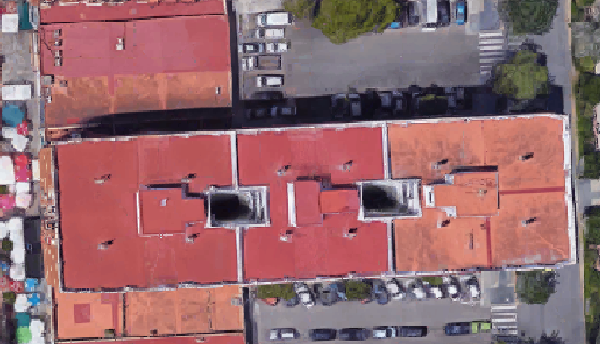
#> input picture Detection_scripts/Detection/img/im4 - Copie.tif, 600 x 344 px
$ python -i maisonmar1.py   (imports and definitions only)   (older library calls are emulated)
#> lines starting #> are read from the running program, lines starting #| are printed output that depends on the picture; after the words box and inside, x2 and y2 are one past the last pixel; in counts of white or black regions, pixels touching at a corner belong together
import cv2
import numpy as np
import time

def get_iou(a, b, epsilon=1e-5):
    """ Given two boxes `a` and `b` defined as a list of four numbers:
            [x1,y1,x2,y2]
        where:
            x1,y1 represent the upper left corner
            x2,y2 represent the lower right corner
        It returns the Intersect of Union score for these two boxes.

    Args:
        a:          (list of 4 numbers) [x1,y1,x2,y2]
        b:          (list of 4 numbers) [x1,y1,x2,y2]
        epsilon:    (float) Small value to prevent division by zero

    Returns:
        (float) The Intersect of Union score.
    """
    # COORDINATES OF THE INTERSECTION BOX
    x1 = max(a[0], b[0])
    y1 = max(a[1], b[1])
    x2 = min(a[2], b[2])
    y2 = min(a[3], b[3])

    # AREA OF OVERLAP - Area where the boxes intersect
    width = (x2 - x1)
    height = (y2 - y1)
    # handle case where there is NO overlap
    if (width<0) or (height <0):
        return 0.0
    area_overlap = width * height

    # COMBINED AREA
    area_a = (a[2] - a[0]) * (a[3] - a[1])
    area_b = (b[2] - b[0]) * (b[3] - b[1])
    area_combined = area_a + area_b - area_overlap

    # RATIO OF AREA OF OVERLAP OVER COMBINED AREA
    iou = area_overlap / (area_combined+epsilon)
    return iou
def chocolathouses(img):

#> called with img = 'img/im4 - Copie.tif'
    print("Press the 'b' key to close")
    time.sleep(2)

    frame = cv2.imread(img)
#> frame is the input picture: shape (344, 600, 3); mean B, G, R 109.2, 104.7, 148
    #rUnse2xzQFOfHqaxBv9P0Wgh0m4.jpg
    #Sans titre.png

    # Converts BGR to HSV color codes
    #It uses BGR not RGB, weird isn't it?
    hsv = cv2.cvtColor(frame, cv2.COLOR_BGR2HSV)
#> hsv: shape (344, 600, 3); mean H, S, V 109.7, 82.7, 152.2

    #range of red done
    if img == "Image7.jpg":
        lower_red = np.array([2,75,131],np.uint8)
        upper_red = np.array([12,253,253],np.uint8)
    else:
        lower_red = np.array([2,104,162],np.uint8)
        upper_red = np.array([5,148,225],np.uint8)

    # defining colors and stuff
    red=cv2.inRange(hsv,lower_red,upper_red)
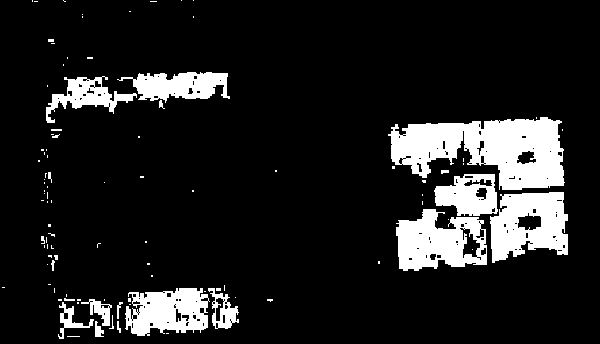
#> red: shape (344, 600); 12.6% white; 100 white regions (79 under 20 px), largest, box (x1, y1, x2, y2) and area: (388, 117, 565, 190) 8120, (490, 192, 568, 263) 3893, (396, 209, 487, 271) 3740

    #boring stuff for the computer to deal with
    this = np.ones((5 ,5), "uint8")

    red=cv2.dilate(red, this)
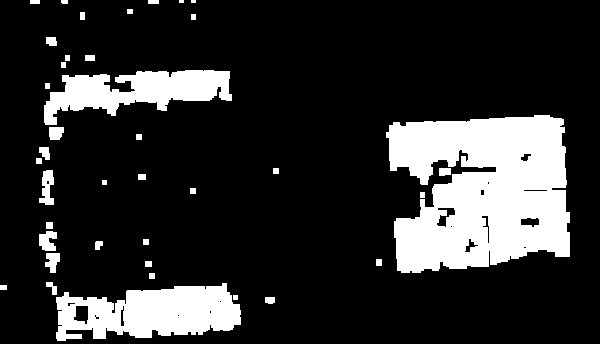
#> red: shape (344, 600); 18.1% white; 39 white regions (2 under 20 px)
    bdb=cv2.bitwise_and(frame, frame, mask = red)
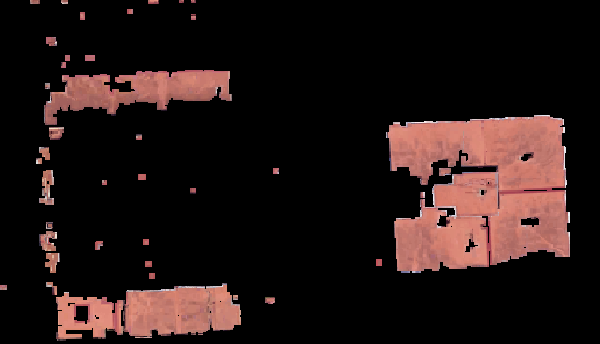
#> bdb: shape (344, 600, 3); mean B, G, R 20.5, 22.1, 35.4


    listt = []
    somme = 0
    #Tracks Red
    (_,contours,hierarchy)=cv2.findContours(red,cv2.RETR_TREE,cv2.CHAIN_APPROX_SIMPLE)
#> contours = 58 contours, 15 with area under 20; largest, box (x1, y1, x2, y2) and area: (386, 115, 570, 273) 22232, (56, 283, 241, 341) 7238, (44, 70, 232, 125) 5148, (39, 170, 54, 205) 294, (39, 231, 57, 251) 228
    for pic, contour in enumerate(contours):
        area = cv2.contourArea(contour)
        if(area>300):
            x,y,w,h = cv2.boundingRect(contour)
            rec1 = [x, y, x+w, y+h]
            listt.append(rec1)
            frame = cv2.rectangle(frame,(x,y),(x+w,y+h),(0,0,255),2)
#> this loop made 58 passes
#> (area, x, y, w, h, rec1) on passes 4, 34, 46: (7238, 56, 283, 185, 58, [56, 283, 241, 341]), (22232, 386, 115, 184, 158, [386, 115, 570, 273]), (5148.5, 44, 70, 188, 55, [44, 70, 232, 125])
#> (contour, area) on passes 3, 14, 15, 16, 19, 21: ([[0, 285], [0, 289], [6, 289], [6, 285]], 24), ([[149, 273], [149, 278], [154, 278], [154, 273]], 25), ([[145, 261], [145, 266], [151, 266], [151, 261]], 30), ([[376, 259], [376, 265], [381, 265], [381, 259]], 30), ([[143, 239], [143, 244], [148, 244], [148, 239]], 25), ([[46, 222], [46, 228], [52, 228], [52, 222]], 36)
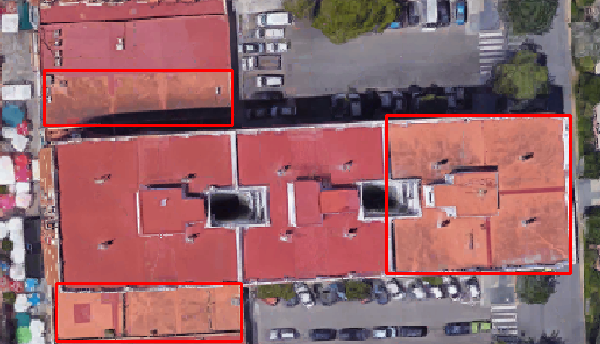
#> frame: shape (344, 600, 3); 2.4% of pixels changed, all inside (x1, y1, x2, y2) = (43, 69, 572, 343)
#> after the loop, listt = [[56, 283, 241, 341], [386, 115, 570, 273], [44, 70, 232, 125]]
    for pic, contour in enumerate(contours):
        area1 = cv2.contourArea(contour)
        if(area>100):
            x,y,w,h = cv2.boundingRect(contour)
            rec2 = [x, y, x+w, y+h]
            if (len(listt) > 0):
                for i in range(0, len(listt)):
                    a = get_iou(listt[i], rec2, 1e-5)
                    somme += a
                if somme == 0:
                    frame = cv2.rectangle(frame,(rec2[0], rec2[1]),(rec2[2],rec2[3]),(0,0,255),2)


            #cv2.putText(frame,"",(x,y),cv2.FONT_HERSHEY_TRIPLEX, 2, (0,0,255))
                rec1 = rec2
#> this loop made 58 passes
#> area1 on passes 1, 4, 9, 10, 13, 17, 18, 20, 26, 28, 31, 33: 50, 7238, 63.5, 219, 57, 175.5, 44, 228.5, 294, 71.5, 85.5, 148
#> after the loop, somme = 0


    cv2.imshow("Color Blind Assistant",frame)
    #cv2.imshow("Color Blind Assistant",red)


    #end it by pressing b
    if cv2.waitKey(10) & 0xFF == ord('b'):
#> (key Esc is pressed here)
        cv2.destroyAllWindows()

>>> result = chocolathouses('img/im4 - Copie.tif')

$ run again, on Detection_scripts/Detection/img/im4.tif
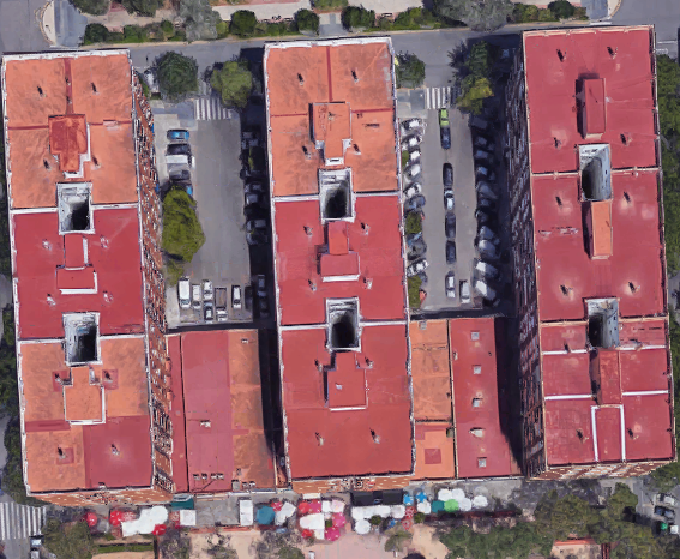
#> input picture Detection_scripts/Detection/img/im4.tif, 680 x 559 px
#> in chocolathouses, frame is the input picture: shape (559, 680, 3); mean B, G, R 105.5, 100.2, 143.9
#> hsv: shape (559, 680, 3); mean H, S, V 111.1, 84, 147.5
#> in chocolathouses, `red=cv2.inRange(hsv,lower_red,upper_red)`:
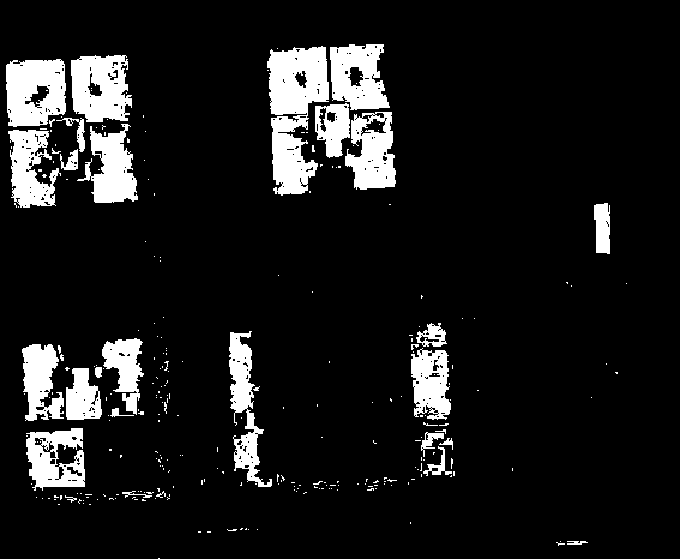
#> red: shape (559, 680); 10.5% white; 276 white regions (241 under 20 px), largest, box (x1, y1, x2, y2) and area: (267, 46, 329, 196) 5803, (6, 59, 66, 127) 3316, (71, 55, 132, 122) 3165
#> contours = 115 contours, 41 with area under 20; largest, box (x1, y1, x2, y2) and area: (4, 53, 140, 210) 17198, (265, 42, 398, 198) 16270, (407, 321, 457, 479) 5452, (20, 342, 104, 423) 4740, (227, 329, 274, 489) 3883
#> the loop in chocolathouses, `for pic, contour in enumerate(contours):` made 115 passes
#> (area, x, y, w, h, rec1) on passes 12, 14, 35, 47, 56, 59, 61, 64: (415, 46, 491, 48, 16, [46, 491, 94, 507]), (643, 101, 486, 71, 17, [101, 486, 172, 503]), (3529, 24, 426, 63, 67, [24, 426, 87, 493]), (309, 154, 378, 18, 39, [154, 378, 172, 417]), (4740, 20, 342, 84, 81, [20, 342, 104, 423]), (2734.5, 92, 336, 54, 87, [92, 336, 146, 423]), (3883, 227, 329, 47, 160, [227, 329, 274, 489]), (5452, 407, 321, 50, 158, [407, 321, 457, 479])
#> after the loop in chocolathouses, `for pic, contour in enumerate(contours):`:
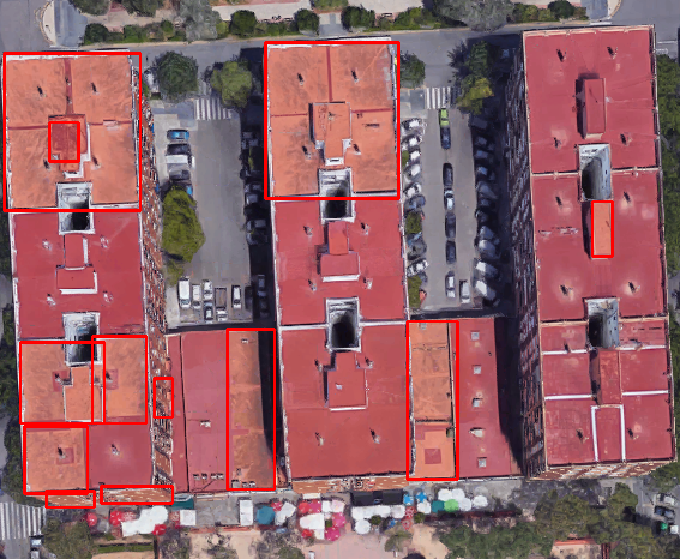
#> frame: shape (559, 680, 3); 2.78% of pixels changed, all inside (x1, y1, x2, y2) = (3, 41, 614, 509)
#> after the loop in chocolathouses, `for pic, contour in enumerate(contours):`: listt = [[46, 491, 94, 507], [101, 486, 172, 503], [24, 426, 87, 493], [154, 378, 172, 417], [20, 342, 104, 423], [92, 336, 146, 423], [227, 329, 274, 489], [407, 321, 457, 479], [592, 201, 612, 256], [4, 53, 140, 210], [49, 122, 78, 161], [265, 42, 398, 198]]
#> the loop in chocolathouses, `for pic, contour in enumerate(contours):` made 115 passes
#> area1 on passes 2, 6, 12, 14, 17, 18, 19, 21: 224.5, 121, 415, 643, 138.5, 32.5, 263, 52
#> after the loop in chocolathouses, `for pic, contour in enumerate(contours):`: somme = 0

$ run again, on Detection_scripts/Detection/img/im5.tif
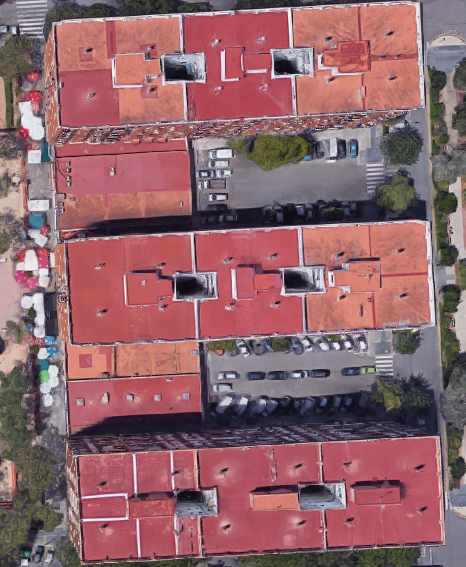
#> input picture Detection_scripts/Detection/img/im5.tif, 466 x 567 px
#> in chocolathouses, frame is the input picture: shape (567, 466, 3); mean B, G, R 105.4, 100.2, 143.9
#> hsv: shape (567, 466, 3); mean H, S, V 111.1, 84, 147.5
#> in chocolathouses, `red=cv2.inRange(hsv,lower_red,upper_red)`:
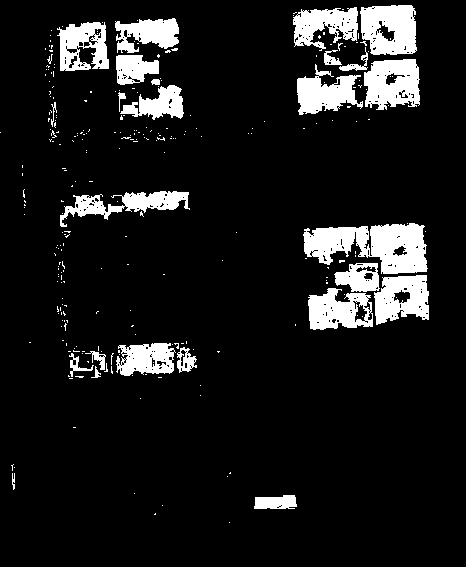
#> red: shape (567, 466); 10.4% white; 276 white regions (250 under 20 px), largest, box (x1, y1, x2, y2) and area: (303, 223, 428, 274) 4042, (360, 5, 417, 55) 2296, (364, 59, 420, 110) 2201
#> contours = 97 contours, 41 with area under 20; largest, box (x1, y1, x2, y2) and area: (291, 3, 422, 117) 12238, (301, 221, 431, 332) 11672, (113, 16, 186, 122) 5633, (66, 339, 199, 381) 3956, (58, 189, 192, 240) 2966
#> the loop in chocolathouses, `for pic, contour in enumerate(contours):` made 97 passes
#> (area, x, y, w, h, rec1) on passes 4, 14, 35, 45, 78, 79, 81, 84: (702.5, 252, 493, 47, 18, [252, 493, 299, 511]), (3955.5, 66, 339, 133, 42, [66, 339, 199, 381]), (11671.5, 301, 221, 130, 111, [301, 221, 431, 332]), (2966.5, 58, 189, 134, 51, [58, 189, 192, 240]), (904, 43, 28, 18, 116, [43, 28, 61, 144]), (2508, 55, 20, 56, 53, [55, 20, 111, 73]), (5633, 113, 16, 73, 106, [113, 16, 186, 122]), (12238, 291, 3, 131, 114, [291, 3, 422, 117])
#> after the loop in chocolathouses, `for pic, contour in enumerate(contours):`:
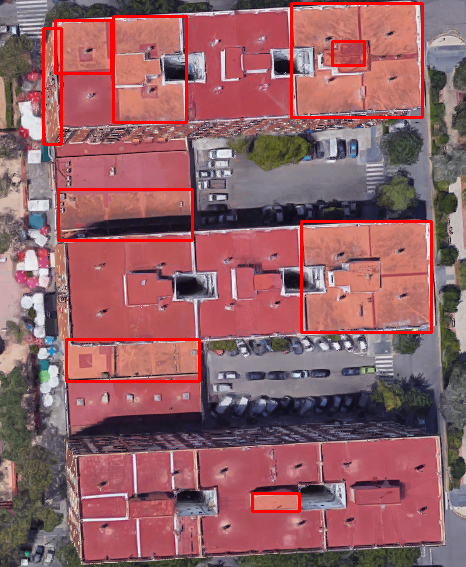
#> frame: shape (567, 466, 3); 3.11% of pixels changed, all inside (x1, y1, x2, y2) = (42, 2, 433, 513)
#> after the loop in chocolathouses, `for pic, contour in enumerate(contours):`: listt = [[252, 493, 299, 511], [66, 339, 199, 381], [301, 221, 431, 332], [58, 189, 192, 240], [43, 28, 61, 144], [55, 20, 111, 73], [113, 16, 186, 122], [291, 3, 422, 117], [332, 41, 364, 65]]
#> the loop in chocolathouses, `for pic, contour in enumerate(contours):` made 97 passes
#> area1 on passes 2, 4, 6, 7, 12, 14, 17, 18: 24.5, 702.5, 39.5, 167.5, 29, 3955.5, 80.5, 44
#> after the loop in chocolathouses, `for pic, contour in enumerate(contours):`: somme = 0
